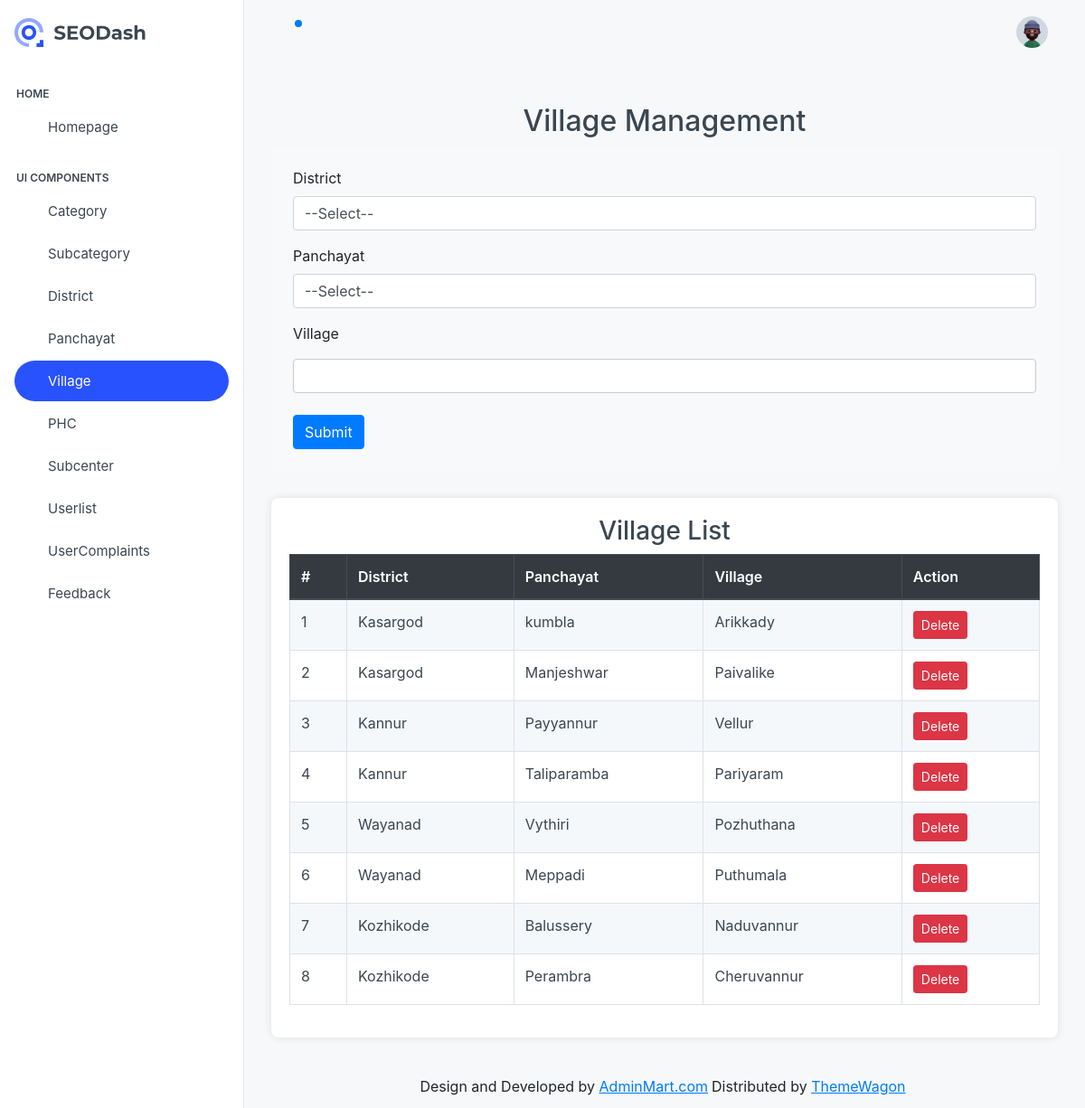
Page /project/Admin/village.php (signed in) on the committed database.
### tables this page shows
CREATE TABLE `tbl_village` (
  `village_id` int(11) NOT NULL,
  `village_name` varchar(50) NOT NULL,
  `panchayat_id` int(11) NOT NULL
);

CREATE TABLE `tbl_district` (
  `district_id` int(11) NOT NULL,
  `district_name` varchar(50) NOT NULL
);

CREATE TABLE `tbl_panchayat` (
  `panchayat_id` int(11) NOT NULL,
  `panchayat_name` varchar(50) NOT NULL,
  `district_id` int(11) NOT NULL
);

### project/Admin/village.php (the view, shortened to what this page needs)
<?php
include('../Asset/connection/connection.php');
include('Head.php');
?>
<!DOCTYPE html>
<html lang="en">
<head>
    <link href="https://stackpath.bootstrapcdn.com/bootstrap/4.5.2/css/bootstrap.min.css" rel="stylesheet">
</head>
<body>
    <div class="container">
        <h2 class="text-center">Village Management</h2>
        <form method="post" action="" class="bg-light p-4 rounded">
            <div class="form-group">
                <label for="txtdistrict">District</label>
                <select name="txtdistrict" id="txtdistrict" class="form-control" onchange="getPlace(this.value)">
                    <option>--Select--</option>
                </select>
            </div>
            <div class="form-group">
                <label for="txtpanchayat">Panchayat</label>
                <select name="txtpanchayat" id="txtpanchayat" class="form-control">
                    <option>--Select--</option>
                </select>
            </div>
            <div class="form-group">
                <label for="txtvillage">Village</label>
                <input type="text" name="txtvillage" id="txtvillage" class="form-control" required />
            </div>
            <button type="submit" name="btnsubmit" id="btnsubmit" class="btn btn-primary">Submit</button>
        </form>
        <div class="table-container">
            <h3 class="text-center">Village List</h3>
            <table class="table table-bordered table-striped">
                <thead class="thead-dark">
                    <tr>
                        <th>#</th>
                        <th>District</th>
                        <th>Panchayat</th>
                        <th>Village</th>
                        <th>Action</th>
                    </tr>
                </thead>
                <tbody>
                    <?php
                    $i = 0;
                    $selqry = "select * from tbl_village s inner join tbl_panchayat p on s.panchayat_id=p.panchayat_id inner join tbl_district d on p.district_id=d.district_id";
                    $result = $con->query($selqry);
                    while ($row = $result->fetch_assoc()) {
                        $i++;
                    ?>
                        <tr>
                            <td><?php echo $i ?></td>
                            <td><?php echo $row["district_name"]; ?></td>
                            <td><?php echo $row["panchayat_name"]; ?></td>
                            <td><?php echo $row["village_name"]; ?></td>
                            <td>
                                <a href="village.php?did=<?php echo $row["village_id"]; ?>" class="btn btn-danger btn-sm">Delete</a>
                            </td>
                        </tr>
                    <?php
                    }
                    ?>
                </tbody>
            </table>
        </div>
    </div>
</body>
</html>
<?php
include('Foot.php');
?>

### project/Asset/Templates/form.css (style rules this page uses)
input[type=text],[type=password],[type=email],[type=date], select { width: 100%; padding: 12px 20px; margin: 8px 0; display: inline-block; border: 1px solid #ccc; border-radius: 4px; box-sizing: border-box; }

### project/Admin/village.php (style rules this page uses)
.container { margin-top: 30px; }
.table-container { margin-top: 30px; background: white; padding: 20px; border-radius: 8px; box-shadow: 0 0 10px rgba(0, 0, 0, 0.1); }

### rows in the picture
tbl_village: tbl_district.district_name "Kasargod", panchayat.panchayat_name "kumbla", village_name "Arikkady"
tbl_village: tbl_district.district_name "Kasargod", panchayat.panchayat_name "Manjeshwar", village_name "Paivalike"
tbl_village: tbl_district.district_name "Kannur", panchayat.panchayat_name "Payyannur", village_name "Vellur"
tbl_village: tbl_district.district_name "Kannur", panchayat.panchayat_name "Taliparamba", village_name "Pariyaram"
tbl_village: tbl_district.district_name "Wayanad", panchayat.panchayat_name "Vythiri", village_name "Pozhuthana"
tbl_village: tbl_district.district_name "Wayanad", panchayat.panchayat_name "Meppadi", village_name "Puthumala"
tbl_village: tbl_district.district_name "Kozhikode", panchayat.panchayat_name "Balussery", village_name "Naduvannur"
tbl_village: tbl_district.district_name "Kozhikode", panchayat.panchayat_name "Perambra", village_name "Cheruvannur"
